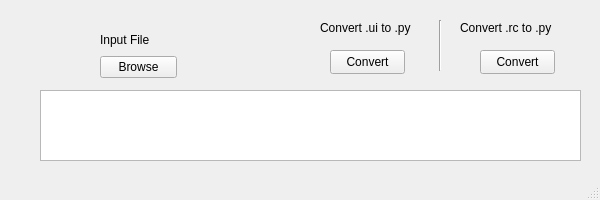
<?xml version="1.0" encoding="UTF-8"?>
<ui version="4.0">
 <class>MainWindow</class>
 <widget class="QMainWindow" name="MainWindow">
  <property name="geometry">
   <rect>
    <x>0</x>
    <y>0</y>
    <width>600</width>
    <height>200</height>
   </rect>
  </property>
  <property name="minimumSize">
   <size>
    <width>600</width>
    <height>200</height>
   </size>
  </property>
  <property name="maximumSize">
   <size>
    <width>600</width>
    <height>200</height>
   </size>
  </property>
  <property name="windowTitle">
   <string>MainWindow</string>
  </property>
  <widget class="QWidget" name="centralwidget">
   <widget class="Line" name="line">
    <property name="geometry">
     <rect>
      <x>430</x>
      <y>20</y>
      <width>21</width>
      <height>51</height>
     </rect>
    </property>
    <property name="orientation">
     <enum>Qt::Vertical</enum>
    </property>
   </widget>
   <widget class="QPlainTextEdit" name="plainTextEdit">
    <property name="geometry">
     <rect>
      <x>40</x>
      <y>90</y>
      <width>541</width>
      <height>71</height>
     </rect>
    </property>
   </widget>
   <widget class="QLabel" name="label_5">
    <property name="geometry">
     <rect>
      <x>320</x>
      <y>20</y>
      <width>101</width>
      <height>16</height>
     </rect>
    </property>
    <property name="text">
     <string>Convert .ui to .py</string>
    </property>
   </widget>
   <widget class="QLabel" name="label_6">
    <property name="geometry">
     <rect>
      <x>460</x>
      <y>20</y>
      <width>101</width>
      <height>16</height>
     </rect>
    </property>
    <property name="text">
     <string>Convert .rc to .py</string>
    </property>
   </widget>
   <widget class="QPushButton" name="pushButton_2">
    <property name="geometry">
     <rect>
      <x>330</x>
      <y>50</y>
      <width>75</width>
      <height>24</height>
     </rect>
    </property>
    <property name="text">
     <string>Convert</string>
    </property>
   </widget>
   <widget class="QPushButton" name="pushButton_3">
    <property name="geometry">
     <rect>
      <x>480</x>
      <y>50</y>
      <width>75</width>
      <height>24</height>
     </rect>
    </property>
    <property name="text">
     <string>Convert</string>
    </property>
   </widget>
   <widget class="QWidget" name="">
    <property name="geometry">
     <rect>
      <x>100</x>
      <y>30</y>
      <width>77</width>
      <height>48</height>
     </rect>
    </property>
    <layout class="QVBoxLayout" name="verticalLayout">
     <item>
      <widget class="QLabel" name="label">
       <property name="text">
        <string>Input File</string>
       </property>
      </widget>
     </item>
     <item>
      <widget class="QPushButton" name="pushButton">
       <property name="text">
        <string>Browse</string>
       </property>
      </widget>
     </item>
    </layout>
   </widget>
  </widget>
  <widget class="QStatusBar" name="statusbar"/>
 </widget>
 <resources/>
 <connections/>
</ui>
